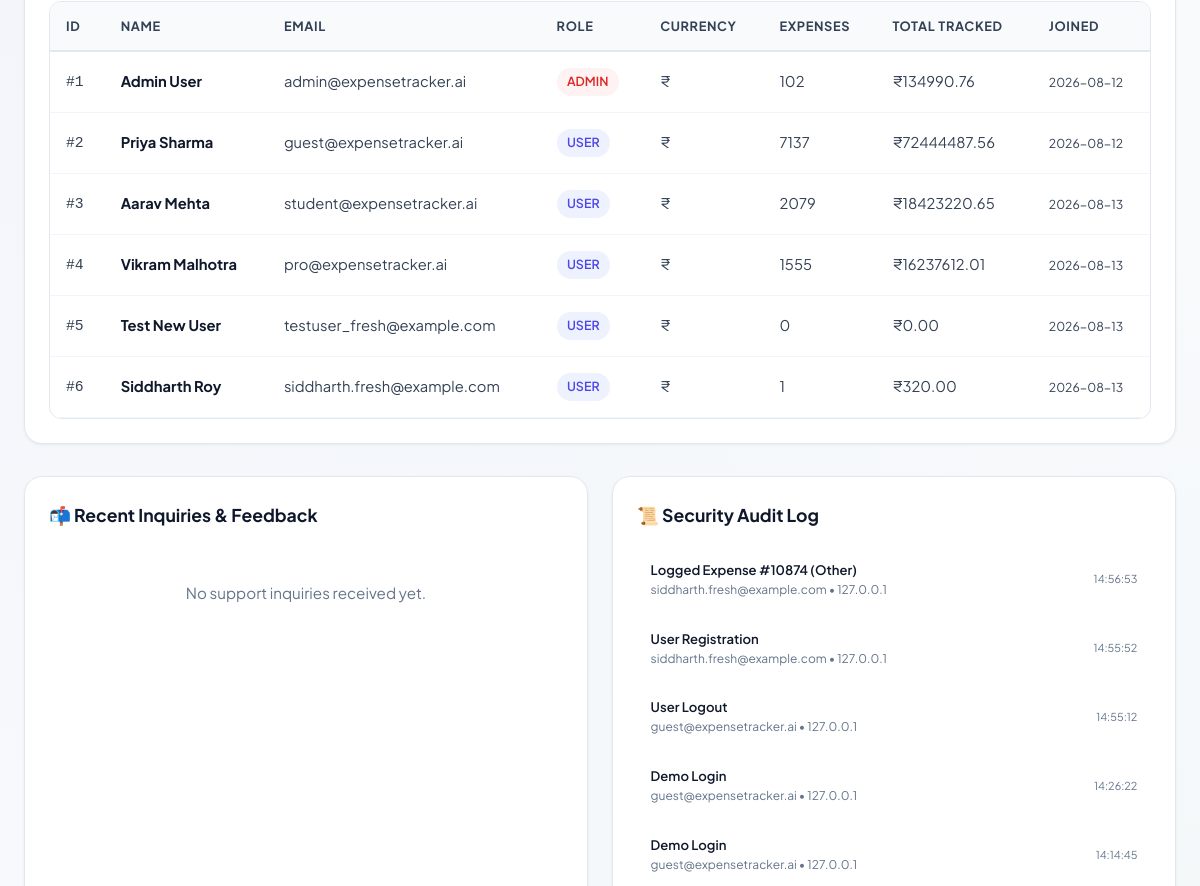
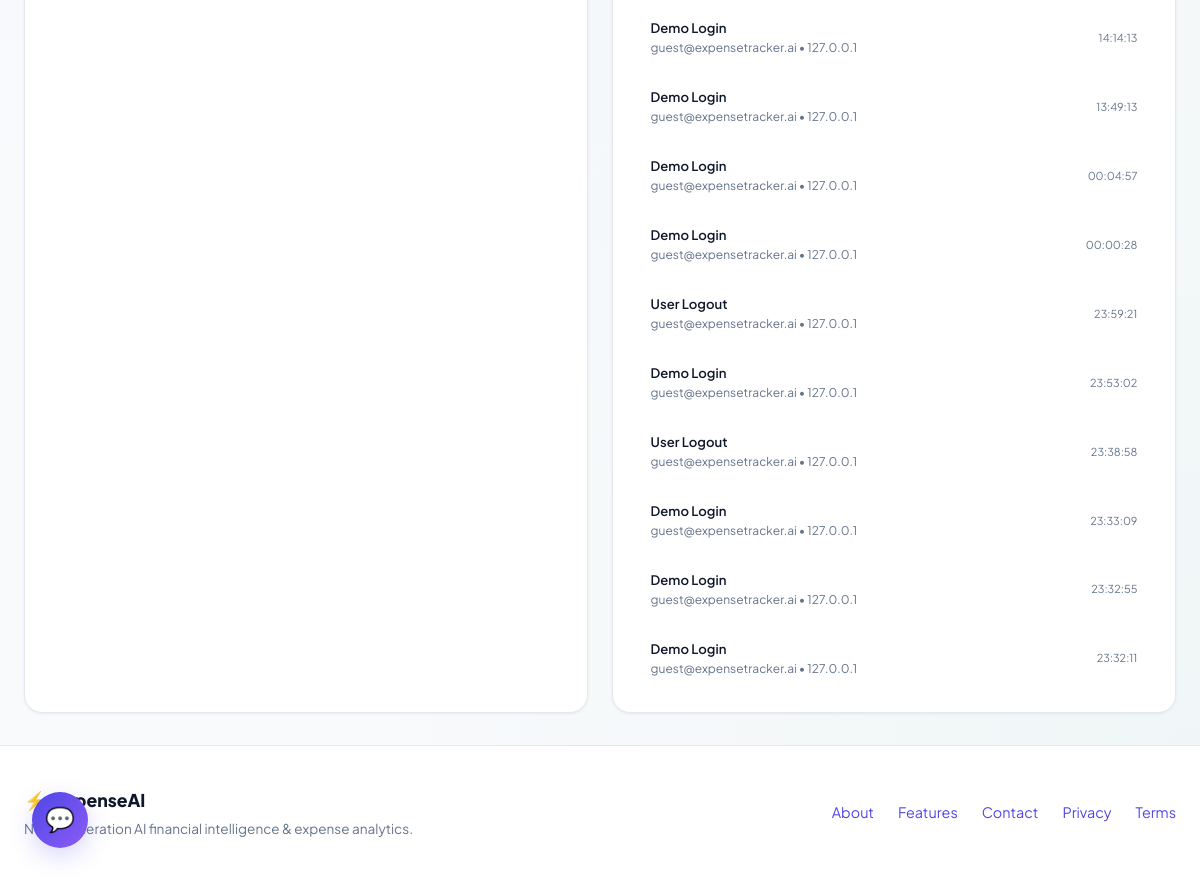
Page /admin (signed in, lower part) on the earlier database version (2 pictures, top to bottom).
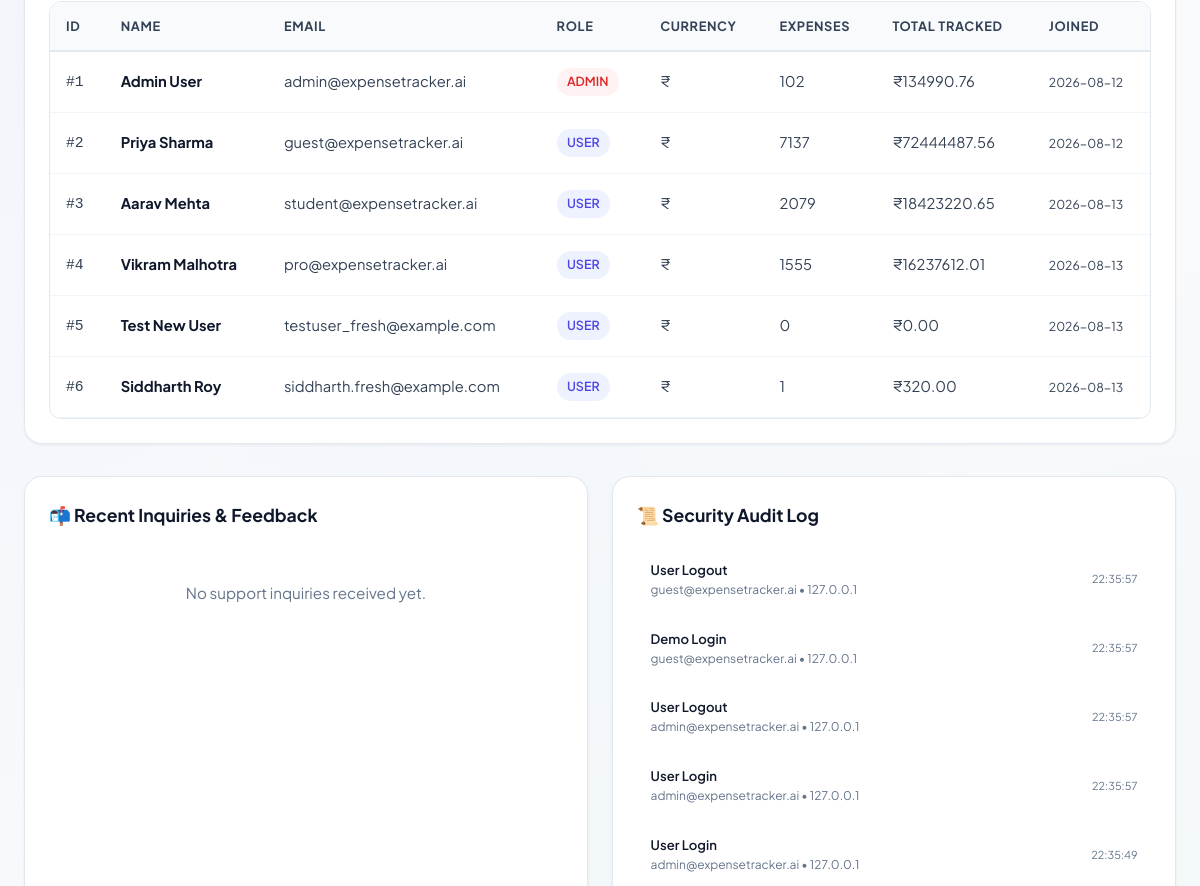
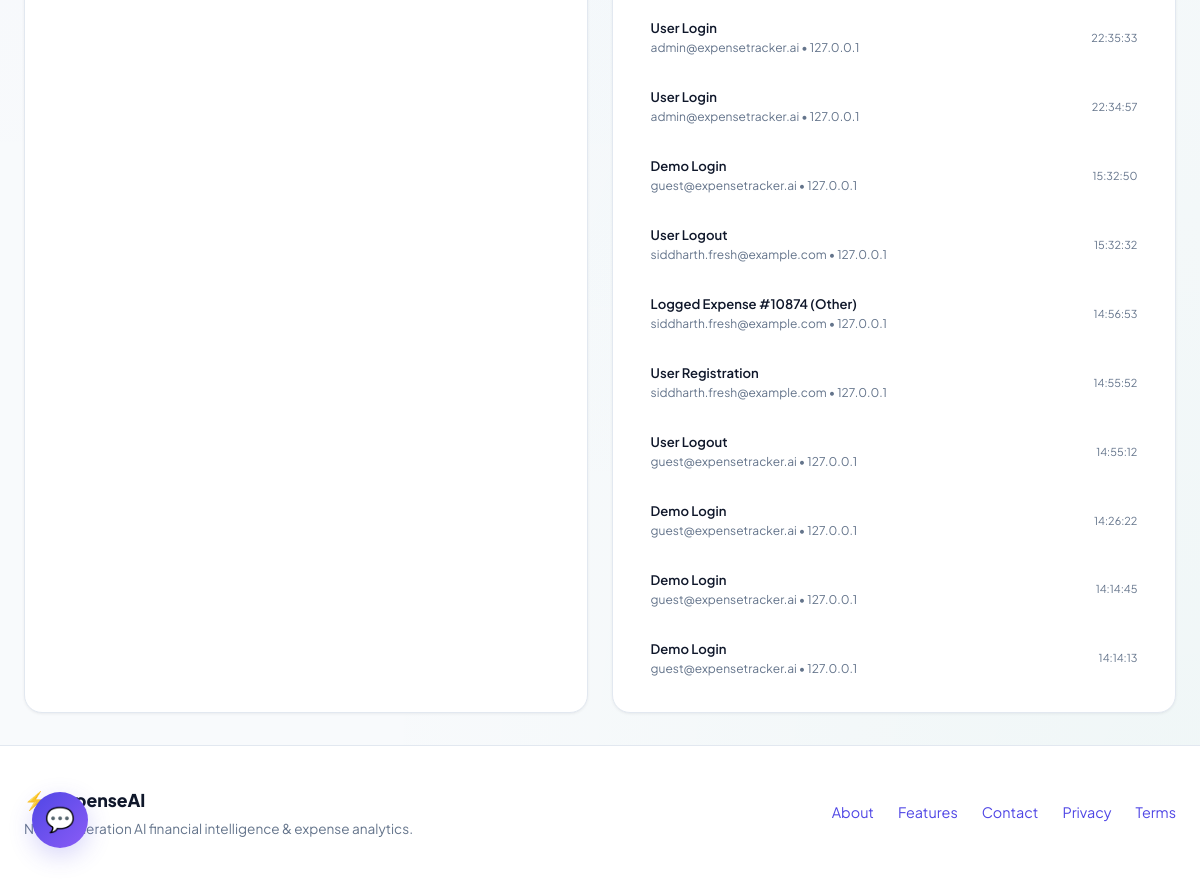
Same page on the later database version (2 pictures, top to bottom).
### tables this page shows
CREATE TABLE users (
                    id INTEGER PRIMARY KEY AUTOINCREMENT,
                    name TEXT NOT NULL,
                    email TEXT UNIQUE NOT NULL,
                    password_hash TEXT NOT NULL,
                    role TEXT DEFAULT 'user',
                    currency TEXT DEFAULT '₹',
                    monthly_budget REAL DEFAULT 25000.0,
                    theme TEXT DEFAULT 'dark',
                    created_at TEXT NOT NULL
                , income REAL DEFAULT 50000.0, savings_goal REAL DEFAULT 100000.0, is_student_mode INTEGER DEFAULT 0, monthly_allowance REAL DEFAULT 15000.0);

CREATE TABLE audit_logs (
                    id INTEGER PRIMARY KEY AUTOINCREMENT,
                    user_id INTEGER,
                    user_email TEXT,
                    action TEXT NOT NULL,
                    ip_address TEXT DEFAULT '127.0.0.1',
                    created_at TEXT NOT NULL
                );

### app.py (the view)
@app.route("/admin")
@admin_required
def admin_page():
    metrics = db.get_admin_metrics()
    return render_template("admin.html", title="Admin Dashboard", admin_metrics=metrics)

### app.py (called while the page is built)
def admin_required(view):
    @functools.wraps(view)
    def wrapped_view(**kwargs):
        if "user_id" not in session or session.get("user_role") != "admin":
            flash("Administrator access required for this area.", "danger")
            return redirect(url_for("dashboard"))
        return view(**kwargs)
    return wrapped_view

@app.context_processor
def inject_global_context():
    unread_count = 0
    curr_symbol = session.get("user_currency", "₹")
    if "user_id" in session:
        unread_count = db.count_unread_notifications(session["user_id"])
    return {
        "unread_notifs_count": unread_count,
        "today_date": date.today().isoformat(),
        "cat_meta": CATEGORY_METADATA,
        "currency": curr_symbol,
    }

### db.py (called while the page is built)
    def _get_connection(self) -> sqlite3.Connection:
        conn = sqlite3.connect(self.db_path)
        conn.row_factory = sqlite3.Row
        return conn

    def count_unread_notifications(self, user_id: int) -> int:
        with self._get_connection() as conn:
            row = conn.execute("SELECT COUNT(*) as c FROM notifications WHERE user_id = ? AND is_read = 0", (user_id,)).fetchone()
            return int(row["c"]) if row else 0

### templates/admin.html (shortened to what the changed rows need)
{% extends "base.html" %}
{% block content %}
<div class="admin-view">
    <div class="card" style="margin-bottom: 2rem;">
        <div class="table-responsive">
            <table class="table">
                <thead>
                    <tr>
                        <th>ID</th>
                        <th>Name</th>
                        <th>Email</th>
                        <th>Role</th>
                        <th>Currency</th>
                        <th>Expenses</th>
                        <th>Total Tracked</th>
                        <th>Joined</th>
                    </tr>
                </thead>
                <tbody>
                    {% for u in admin_metrics.users %}
                    <tr>
                        <td><code>#{{ u.id }}</code></td>
                        <td><strong style="color: var(--text-primary);">{{ u.name }}</strong></td>
                        <td>{{ u.email }}</td>
                        <td>
                            <span class="badge" style="background: {% if u.role == 'admin' %}var(--danger-light); color: var(--danger){% else %}var(--primary-light); color: var(--primary){% endif %};">
                                {{ u.role.upper() }}
                            </span>
                        </td>
                        <td>{{ u.currency }}</td>
                        <td>{{ u.expense_count }}</td>
                        <td>{{ u.currency }}{{ "%.2f"|format(u.total_spent) }}</td>
                        <td><small>{{ u.created_at[:10] }}</small></td>
                    </tr>
                    {% endfor %}
                </tbody>
            </table>
        </div>
    </div>
    <div style="display: grid; grid-template-columns: 1fr 1fr; gap: 1.5rem;">
        <div class="card">
            {% if admin_metrics.recent_logs %}
            <div style="display: flex; flex-direction: column; gap: 0.6rem;">
                {% for log in admin_metrics.recent_logs %}
                <div style="display: flex; justify-content: space-between; align-items: center; padding: 0.6rem 0.85rem; background: var(--bg-surface); border-radius: var(--radius-sm); font-size: 0.82rem;">
                    <div>
                        <span style="color: var(--text-primary); font-weight: 600;">{{ log.action }}</span>
                        <div style="color: var(--text-muted); font-size: 0.75rem;">{{ log.user_email or 'System' }} • {{ log.ip_address }}</div>
                    </div>
                    <small style="color: var(--text-muted);">{{ log.created_at[11:19] }}</small>
                </div>
                {% endfor %}
            </div>
            {% else %}
            <div class="empty-state" style="padding: 2rem 0;">
                <p class="empty-desc">No system audit events recorded.</p>
            </div>
            {% endif %}
        </div>
    </div>
</div>
{% endblock %}

Differences in the rows shown:
no longer on this page (row unchanged): audit_logs: action "Demo Login", user_email "guest@expensetracker.ai", ip_address "127.0.0.1", created_at "13:49:13"
no longer on this page (row unchanged): audit_logs: action "Demo Login", user_email "guest@expensetracker.ai", ip_address "127.0.0.1", created_at "00:04:57"
no longer on this page (row unchanged): audit_logs: action "Demo Login", user_email "guest@expensetracker.ai", ip_address "127.0.0.1", created_at "00:00:28"
no longer on this page (row unchanged): audit_logs: action "User Logout", user_email "guest@expensetracker.ai", ip_address "127.0.0.1", created_at "23:59:21"
no longer on this page (row unchanged): audit_logs: action "Demo Login", user_email "guest@expensetracker.ai", ip_address "127.0.0.1", created_at "23:53:02"
no longer on this page (row unchanged): audit_logs: action "User Logout", user_email "guest@expensetracker.ai", ip_address "127.0.0.1", created_at "23:38:58"
no longer on this page (row unchanged): audit_logs: action "Demo Login", user_email "guest@expensetracker.ai", ip_address "127.0.0.1", created_at "23:33:09"
no longer on this page (row unchanged): audit_logs: action "Demo Login", user_email "guest@expensetracker.ai", ip_address "127.0.0.1", created_at "23:32:55"
no longer on this page (row unchanged): audit_logs: action "Demo Login", user_email "guest@expensetracker.ai", ip_address "127.0.0.1", created_at "23:32:11"
added audit_logs: action "User Logout", user_email "guest@expensetracker.ai", ip_address "127.0.0.1", created_at "22:35:57"
added audit_logs: action "Demo Login", user_email "guest@expensetracker.ai", ip_address "127.0.0.1", created_at "22:35:57"
added audit_logs: action "User Logout", user_email "admin@expensetracker.ai", ip_address "127.0.0.1", created_at "22:35:57"
added audit_logs: action "User Login", user_email "admin@expensetracker.ai", ip_address "127.0.0.1", created_at "22:35:57"
added audit_logs: action "User Login", user_email "admin@expensetracker.ai", ip_address "127.0.0.1", created_at "22:35:49"
added audit_logs: action "User Login", user_email "admin@expensetracker.ai", ip_address "127.0.0.1", created_at "22:35:33"
added audit_logs: action "User Login", user_email "admin@expensetracker.ai", ip_address "127.0.0.1", created_at "22:34:57"
added audit_logs: action "Demo Login", user_email "guest@expensetracker.ai", ip_address "127.0.0.1", created_at "15:32:50"
added audit_logs: action "User Logout", user_email "siddharth.fresh@example.com", ip_address "127.0.0.1", created_at "15:32:32"
